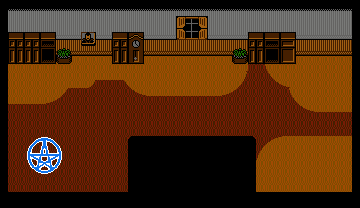

A level layout from a 2D game, rendered from its tile map. Below: a short description, then the map file with tile-grid data replaced by summaries:
An orthogonal 45x26 tile map with 8x8 px tiles, 4 tile layers (BackLayer, LightLayer, ColLayer, ExtraLayer).

<map version="1.5" tiledversion="1.7.2" orientation="orthogonal" renderorder="right-down" width="45" height="26" tilewidth="8" tileheight="8" infinite="0" nextlayerid="5" nextobjectid="1">
 <editorsettings>
  <export format="json" />
 </editorsettings>
 <tileset firstgid="1" source="mansionNes.tsx" />
 <layer id="1" name="BackLayer" width="45" height="26">
  <data>[1170 cells, 1170 non-empty, 1 distinct tile ids]</data>
 </layer>
 <layer id="3" name="LightLayer" width="45" height="26" opacity="0.78" offsetx="0" offsety="16">
  <data>[1170 cells, 422 non-empty, 17 distinct tile ids]</data>
 </layer>
 <layer id="2" name="ColLayer" width="45" height="26">
  <properties>
   <property name="Colisiona" type="bool" value="true" />
  </properties>
  <data>[1170 cells, 551 non-empty, 7 distinct tile ids]</data>
 </layer>
 <layer id="4" name="ExtraLayer" width="45" height="26">
  <properties>
   <property name="Colisiona" type="bool" value="true" />
  </properties>
  <data>[1170 cells, 113 non-empty, 77 distinct tile ids]</data>
 </layer>
</map>